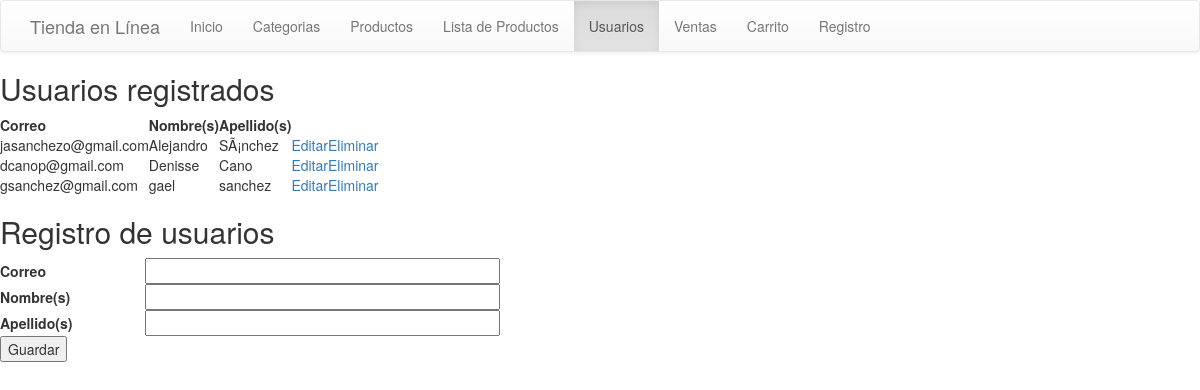
The page /people/index.php on the database its author committed.
### tables this page shows
CREATE TABLE `people` ( 
	`people_id` Int( 11 ) AUTO_INCREMENT NOT NULL,
	`peop_email` VarChar( 144 ) NOT NULL,
	`peop_firstName` VarChar( 144 ) NOT NULL,
	`peop_lastName` VarChar( 144 ) NOT NULL,
	PRIMARY KEY ( `people_id` ) )
CHARACTER SET = utf8
COLLATE = utf8_general_ci;

### people/people.model.php (called while the page is built, shortened)
<?php
class PeopleModel
{
	private $pdo;
	public function __CONSTRUCT()
	{
		try
		{
			$this->pdo = new PDO('mysql:host=localhost;dbname=ecommerce', 'root', '');
			$this->pdo->setAttribute(PDO::ATTR_ERRMODE, PDO::ERRMODE_EXCEPTION);
		}
		catch(Exception $e)
		{
			die($e->getMessage());
		}
	}
	public function Listar()
	{
		try
		{
			$result = array();
			$stm = $this->pdo->prepare("SELECT * FROM people");
			$stm->execute();
			foreach($stm->fetchAll(PDO::FETCH_OBJ) as $r)
			{
				$peop = new People();
				$peop->__SET('people_id', $r->people_id);
				$peop->__SET('peop_email', $r->peop_email);
				$peop->__SET('peop_firstName', $r->peop_firstName);
                                $peop->__SET('peop_lastName', $r->peop_lastName);
				$result[] = $peop;
			}
			return $result;
		}
		catch(Exception $e)
		{
			die($e->getMessage());
		}
	}
}

### people/people.entidad.php (called while the page is built, shortened)
<?php
class People
{
	public function __GET($k){ return $this->$k; }
	public function __SET($k, $v){ return $this->$k = $v; }
}

### people/index.php (the view, shortened to what this page needs)
<?php
require_once 'people.entidad.php';
require_once 'people.model.php';
$peop = new People();
$peop_model = new PeopleModel();
?>
<!DOCTYPE html>
<html lang="es">
	<head>
        <link rel="stylesheet" href="http://yui.yahooapis.com/pure/0.5.0/pure-min.css">
        <link href="https://maxcdn.bootstrapcdn.com/bootstrap/3.3.6/css/bootstrap.min.css" rel="stylesheet">
        <link rel="stylesheet" href="https://maxcdn.bootstrapcdn.com/bootstrap/3.3.6/css/bootstrap-theme.min.css">
	</head>
    <body>
        <nav class="navbar navbar-default" rol="navegation">
        <div class="container">
            <div class="navbar-header">
                <a class="navbar-brand" href="index.php">Tienda en Línea</a>
            </div>
            <div class="collapse navbar-collapse" id="navbar">
                <ul class="nav navbar-nav">
                    <li>
                        <a href="/ecommerce/index.php">Inicio</a>
                    </li>
                    <li>
                        <a href="/ecommerce/category/index.php">Categorias</a>
                    </li>
                    <li>
                        <a href="/ecommerce/product/index.php">Productos</a>
                    </li>
                    <li>
                        <a href="/ecommerce/productsList/index.php">Lista de Productos</a>
                    </li>
                    <li  class="active">
                        <a href="index.php">Usuarios</a>
                    </li>
                    <li>
                        <a href="/ecommerce/sale/index.php">Ventas</a>
                    </li>
                    <li>
                        <a href="/ecommerce/carrito.php">Carrito</a>
                    </li>
                    <li>
                        <a href="/ecommerce/registro.php">Registro</a>
                    </li>
                </ul>
            </div>
        </div>
    </nav>
        <h2>Usuarios registrados</h2>
        <div class="pure-g">
            <div class="pure-u-1-12">
                <table class="pure-table pure-table-horizontal">
                    <thead>
                        <tr>
                            <th style="text-align:left;">Correo</th>
                            <th style="text-align:left;">Nombre(s)</th>
                            <th style="text-align:left;">Apellido(s)</th>
                            <th></th>
                            <th></th>
                        </tr>
                    </thead>
                    <?php foreach($peop_model->Listar() as $r): ?>
                        <tr>
                            <td><?php echo $r->__GET('peop_email'); ?></td>
                            <td><?php echo $r->__GET('peop_firstName'); ?></td>
                            <td><?php echo $r->__GET('peop_lastName'); ?></td>
                            <td>
                                <a href="?action=editar&people_id=<?php echo $r->people_id; ?>">Editar</a>
                            </td>
                            <td>
                                <a href="?action=eliminar&people_id=<?php echo $r->people_id; ?>">Eliminar</a>
                            </td>
                        </tr>
                    <?php endforeach; ?>
                </table>
              <h2>Registro de usuarios</h2>
               <form action="?action=<?php echo $peop->people_id > 0 ? 'actualizar' : 'registrar'; ?>" method="post" class="pure-form pure-form-stacked" style="margin-bottom:30px;">
                    <table style="width:500px;">
                        <tr>
                            <th style="text-align:left;">Correo</th>
                            <td><input type="text" name="peop_email" value="<?php echo $peop->__GET('peop_email'); ?>" style="width:100%;" /></td>
                        </tr>
                        <tr>
                            <th style="text-align:left;">Nombre(s)</th>
                            <td><input type="text" name="peop_firstName" value="<?php echo $peop->__GET('peop_firstName'); ?>" style="width:100%;" /></td>
                        </tr>
                        <tr>
                            <th style="text-align:left;">Apellido(s)</th>
                            <td><input type="text" name="peop_lastName" value="<?php echo $peop->__GET('peop_lastName'); ?>" style="width:100%;" /></td>
                        </tr>
                        <tr>
                            <td colspan="2">
                                <button type="submit" class="pure-button pure-button-primary">Guardar</button>
                            </td>
                        </tr>
                    </table>
                </form>
            </div>
        </div>
    </body>
</html>

### rows shown on the page
people: __GET "jasanchezo@gmail.com", __GET "Alejandro", __GET "SÃ¡nchez"
people: __GET "dcanop@gmail.com", __GET "Denisse", __GET "Cano"
people: __GET "gsanchez@gmail.com", __GET "gael", __GET "sanchez"
